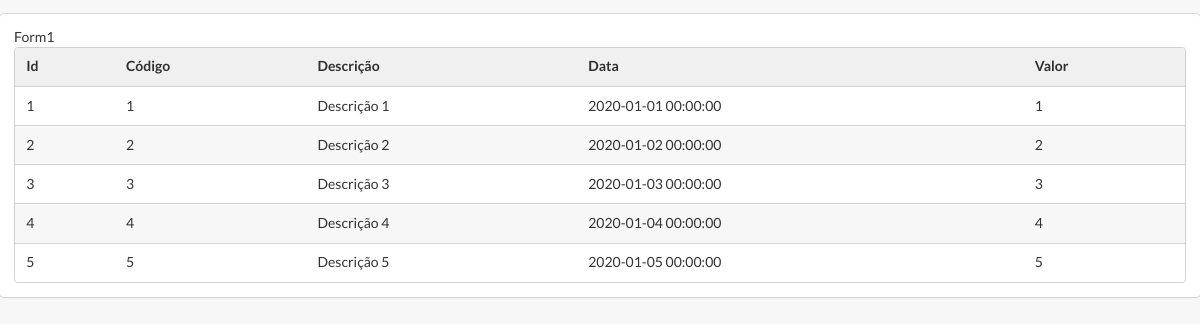
Before: /table.php with the older database file.
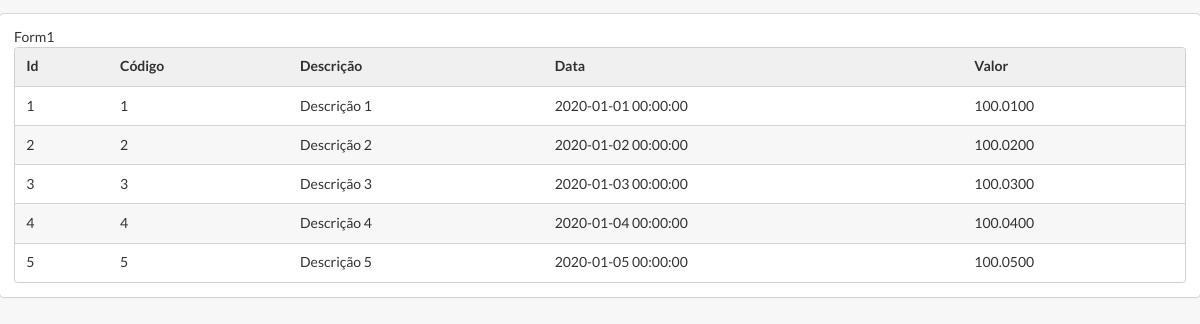
After: the same page with the newer database file.
### tables this page shows
create table tb_form (
    id int not null primary key,
    id_company int not null,
    name varchar(50) not null,
    link varchar(200),
    id_menu int not null,
    table_name varchar(50) not null 
);

create table tb_field (
    id int not null primary key,
    id_company int not null,
    id_form int not null,
    name varchar(50) not null,
    label varchar(50) not null,
    id_field_type int not null,
    size int not null,
    mask varchar(50),
    is_pk int not null,
    id_fk int not null,
    is_nullable int not null,
    is_unique int not null
);

create table tb_1 (
    num_1 int primary key auto_increment,
    num_2 int,
    tex_1 varchar(50),
    dat_1 datetime,
    dec_1 decimal(10,4)
);

### src/header.php (called while the page is built)
<?php
    include "include/connection.php";
    include "classes/base.php";
    include "classes/form.php";
    include "classes/field.php";
    $form = new Form($conn, 1);
    $field = new Field($conn, 1);
?>

### src/classes/base.php (called while the page is built)
<?php
    class Base {
        private $connection;
        private $company;
        function __construct($connection, $company) {
            $this->connection = $connection;
            $this->company = $company;
        }
        function getCompany() {
            return $this->company;
        }
        function getConnection() {
            return $this->connection;
        }
    }
?>

### src/classes/form.php (called while the page is built, shortened)
<?php
    class Form extends Base {
        function getName() {
            $sql = "";
            $name = "";
            $sql .= " select * from tb_form ";
            $sql .= " where id_company = " . $this->getCompany();
            $result = $this->getConnection()->query($sql);
            if ($result->num_rows > 0) {
                while ($row = $result->fetch_assoc()) {
                    $name = $row["name"];
                }
            }
            return $name;
        }
    }
?>

### src/classes/field.php (called while the page is built)
<?php
    class Field extends Base {
        function GetList($form) {
            $sql = " select" . PHP_EOL;
            $sql .= " tb_field.id,";
            $sql .= " tb_field.id_company,";
            $sql .= " tb_field.id_form,";
            $sql .= " tb_field.name,";
            $sql .= " tb_field.label,";
            $sql .= " tb_field.id_field_type,";
            $sql .= " tb_field_type.name field_type,";
            $sql .= " tb_field.size,";
            $sql .= " tb_field.mask,";
            $sql .= " tb_field.is_pk,";
            $sql .= " tb_field.id_fk,";
            $sql .= " tb_field.is_nullable,";
            $sql .= " tb_field.is_unique,";
            $sql .= " tb_form.table_name";
            $sql .= " from tb_field";
            $sql .= " inner join tb_form on";
            $sql .= " tb_field.id_company = tb_form.id_company and";
            $sql .= " tb_field.id_form = tb_form.id";
            $sql .= " inner join tb_field_type on";
            $sql .= " tb_field.id_field_type = tb_field_type.id";
            $sql .= " where tb_field.id_company = " . $this->getCompany();
            if ($form != 0) {
                $sql .= " and tb_field.id_form = " . $form;
            }
            $sql .= " order by tb_field.id;";
            $resultset = $this->getConnection()->query($sql);
            return $resultset;
        }
        function PrepareStatementToQuery($form) {
            $table_name = "";
            $sql = "select ";
            $resultset = $this->GetList($form);
            if ($resultset->num_rows > 0) {
                while ($row = $resultset->fetch_assoc()) {
                    $count ++;
                    $sql .= $row["name"] . " " . $row["label"];
                    if ($count < $resultset->num_rows) {
                        $sql .=  ", ";
                    }
                    $table_name = $row["table_name"];
                }
                $sql .= " from " . $table_name;
            }
            $resultset = $this->getConnection()->query($sql);
            return $resultset;
        }
    }
?>

### table_grid.php (the view)
<?php
    $resultset = $field->PrepareStatementToQuery(1);
    $columns = $resultset->fetch_fields();
?>
<table class="ui striped table">
    <thead>
        <tr>
            <?php
                foreach ($columns as $column) {
                    echo "<th>$column->name</th>";
                }
            ?>
        </tr>
    </thead>
    <tbody>
        <?php
        while ($row = $resultset->fetch_assoc()) {
            echo "<tr>";
            foreach ($columns as $column) {
                echo "<td>";
                    echo $row[$column->name];
                echo "</td>";
            }
            echo "</tr>";
        }
    ?>
    </tbody>
</table>

### table.php (shortened to what this page needs)
<!DOCTYPE html>
<html>
<body>
    <?php include "web/header.php";?>
    <?php include "src/header.php";?>
    <div class="ui segment">
        <?php echo $form->getName();?>
        <?php include "table_grid.php";?>
    </div>
</body>
</html>

### web/header.php (shortened to what this page needs)
<link rel="stylesheet" type="text/css" href="../semantic-ui/css/semantic.min.css">
<head>
</head>

Changed rows visible on the page:
changed tb_field "Valor": label.dec_1 "1" → "100.0100"; label.dec_1 "2" → "100.0200"; label.dec_1 "3" → "100.0300"; label.dec_1 "4" → "100.0400"; label.dec_1 "5" → "100.0500"
